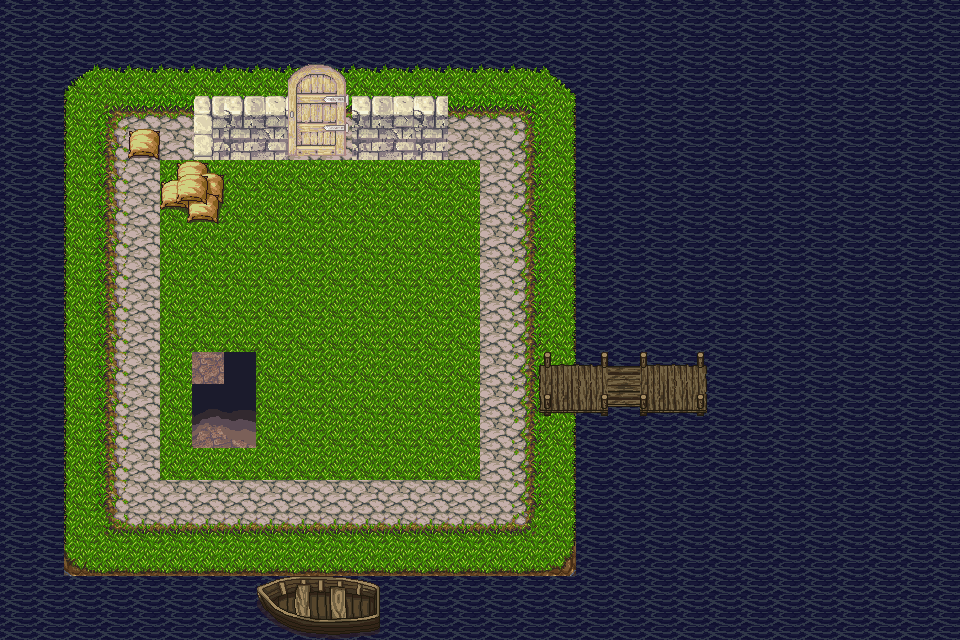

The image is a tile-based game level rendered from a .tmx file. Its description and source (layers, tilesets, objects; grid data summarised) follow:
An orthogonal 30x20 tile map with 32x32 px tiles, 3 tile layers (Ground, bridge, Buildings), 2 tilesets and 22 objects (7x Item, 6x Trigger, 6x Spawn, 3x Mob).

<map version="1.10" tiledversion="1.11.0" orientation="orthogonal" renderorder="right-down" width="30" height="20" tilewidth="32" tileheight="32" infinite="0" nextlayerid="8" nextobjectid="46">
 <properties>
  <property name="music" value="calm" />
 </properties>
 <tileset firstgid="1" source="master.tsx" />
 <tileset firstgid="257" source="extra.tsx" />
 <layer id="1" name="Ground" width="30" height="20">
  <properties>
   <property name="shader" value="water" />
  </properties>
  <data>[600 cells, 600 non-empty, 19 distinct tile ids]</data>
 </layer>
 <layer id="2" name="bridge" width="30" height="20">
  <data>[600 cells, 27 non-empty, 23 distinct tile ids]</data>
 </layer>
 <layer id="3" name="Buildings" width="30" height="20">
  <data>[600 cells, 24 non-empty, 18 distinct tile ids]</data>
 </layer>
 <objectgroup id="4" name="Triggers" color="#ff5555">
  <object id="4" name="test_trigger" type="Trigger" x="672.667" y="364" width="30.6667" height="45.3333" />
  <object id="40" name="sacks" type="Trigger" x="124" y="124" width="104" height="108">
   <properties>
    <property name="interact" type="bool" value="true" />
    <property name="prompt" value="Осмотреть" />
   </properties>
  </object>
  <object id="41" name="cave" type="Trigger" x="200" y="364" width="48" height="72">
   <properties>
    <property name="interact" type="bool" value="true" />
    <property name="prompt" value="Спуститься" />
   </properties>
  </object>
  <object id="42" name="dungeon" type="Trigger" x="288" y="160" width="64" height="20">
   <properties>
    <property name="interact" type="bool" value="true" />
    <property name="prompt" value="Войти" />
   </properties>
  </object>
  <object id="43" name="sign" type="Trigger" x="500" y="340" width="40" height="80">
   <properties>
    <property name="once" type="bool" value="true" />
    <property name="dialogue" value="Табличка: «Мост в никуда. Вход платный: одна партия в тетрис.»" />
   </properties>
  </object>
  <object id="44" name="boat" type="Trigger" x="256" y="512" width="128" height="88">
   <properties>
    <property name="interact" type="bool" value="true" />
    <property name="prompt" value="Сесть в лодку" />
   </properties>
  </object>
 </objectgroup>
 <objectgroup id="5" name="Spawns" color="#55ff55">
  <object id="10" name="player" type="Spawn" x="304" y="300">
   <point />
  </object>
  <object id="11" name="pet" type="Spawn" x="336" y="300">
   <point />
  </object>
  <object id="12" name="from_cave" type="Spawn" x="224" y="460">
   <point />
  </object>
  <object id="13" name="from_dungeon" type="Spawn" x="320" y="196">
   <point />
  </object>
  <object id="14" name="from_bridge" type="Spawn" x="600" y="392">
   <point />
  </object>
  <object id="45" name="from_world" type="Spawn" x="320" y="528">
   <point />
  </object>
 </objectgroup>
 <objectgroup id="6" name="Items" color="#ffd700">
  <object id="20" type="Item" x="238" y="178">
   <properties>
    <property name="item" value="carrot" />
   </properties>
   <point />
  </object>
  <object id="21" type="Item" x="150" y="244">
   <properties>
    <property name="item" value="stone" />
    <property name="count" type="int" value="2" />
   </properties>
   <point />
  </object>
  <object id="22" type="Item" x="244" y="236">
   <properties>
    <property name="item" value="mushroom" />
   </properties>
   <point />
  </object>
  <object id="23" type="Item" x="112" y="188">
   <properties>
    <property name="item" value="coin" />
   </properties>
   <point />
  </object>
  <object id="24" type="Item" x="500" y="168">
   <properties>
    <property name="item" value="coin" />
   </properties>
   <point />
  </object>
  <object id="25" type="Item" x="420" y="200">
   <properties>
    <property name="item" value="clover" />
   </properties>
   <point />
  </object>
  <object id="26" type="Item" x="184" y="300">
   <properties>
    <property name="item" value="stone" />
   </properties>
   <point />
  </object>
 </objectgroup>
 <objectgroup id="7" name="Mobs" color="#ff00ff">
  <object id="30" type="Mob" x="380" y="260">
   <properties>
    <property name="mob" value="blob_red" />
   </properties>
   <point />
  </object>
  <object id="31" type="Mob" x="330" y="420">
   <properties>
    <property name="mob" value="blob_red" />
   </properties>
   <point />
  </object>
  <object id="32" type="Mob" x="430" y="380">
   <properties>
    <property name="mob" value="blob_blue" />
   </properties>
   <point />
  </object>
 </objectgroup>
</map>
